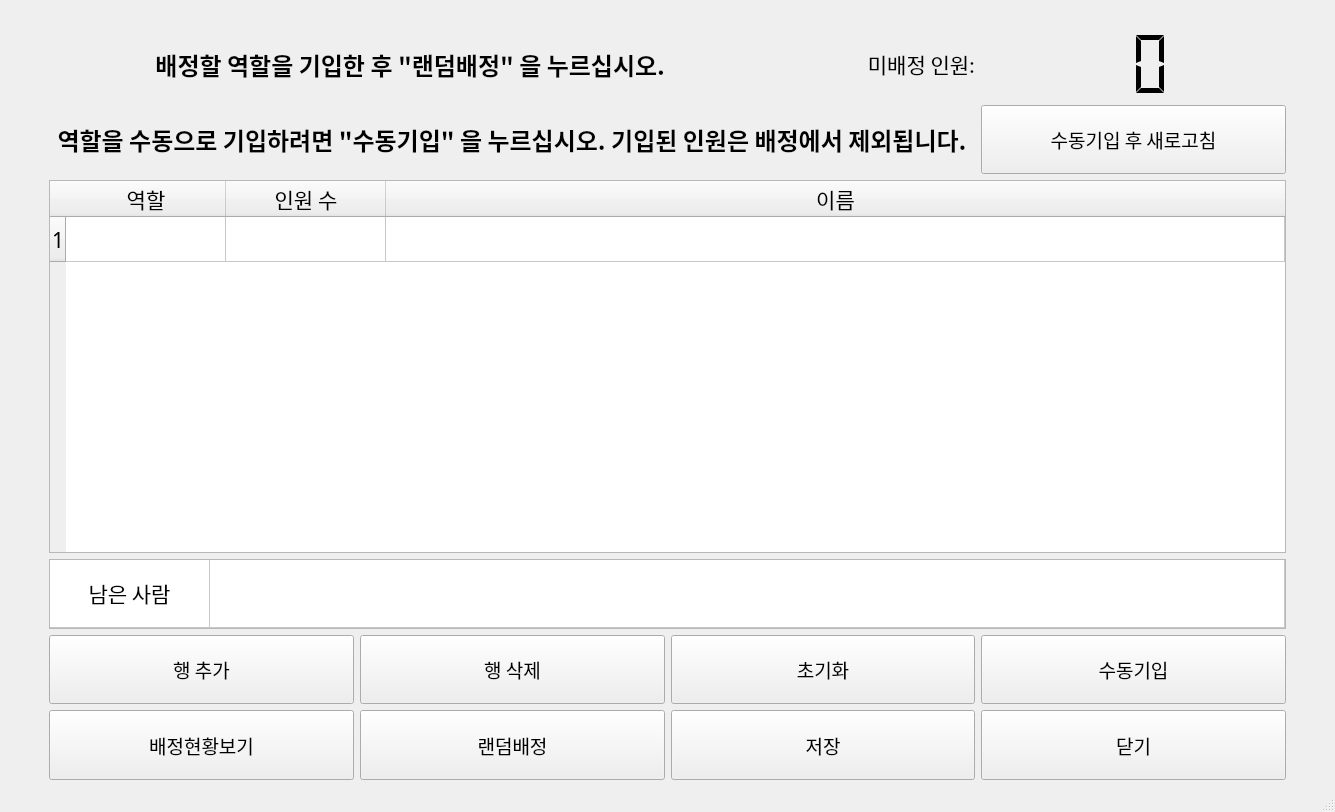
<?xml version="1.0" encoding="UTF-8"?>
<ui version="4.0">
 <class>MainWindow</class>
 <widget class="QMainWindow" name="MainWindow">
  <property name="geometry">
   <rect>
    <x>0</x>
    <y>0</y>
    <width>1335</width>
    <height>812</height>
   </rect>
  </property>
  <property name="font">
   <font>
    <family>맑은 고딕</family>
    <pointsize>10</pointsize>
   </font>
  </property>
  <property name="windowTitle">
   <string>학급랜덤추첨기 - 학급역할분담</string>
  </property>
  <widget class="QWidget" name="centralwidget">
   <layout class="QGridLayout" name="gridLayout_2">
    <item row="0" column="0">
     <layout class="QGridLayout" name="gridLayout">
      <item row="0" column="2">
       <spacer name="horizontalSpacer_6">
        <property name="orientation">
         <enum>Qt::Horizontal</enum>
        </property>
        <property name="sizeHint" stdset="0">
         <size>
          <width>40</width>
          <height>20</height>
         </size>
        </property>
       </spacer>
      </item>
      <item row="10" column="4">
       <widget class="QPushButton" name="Exit_Btn">
        <property name="sizePolicy">
         <sizepolicy hsizetype="Minimum" vsizetype="Minimum">
          <horstretch>0</horstretch>
          <verstretch>0</verstretch>
         </sizepolicy>
        </property>
        <property name="font">
         <font>
          <family>나눔스퀘어라운드 Regular</family>
          <pointsize>14</pointsize>
         </font>
        </property>
        <property name="text">
         <string>닫기</string>
        </property>
       </widget>
      </item>
      <item row="7" column="0">
       <spacer name="verticalSpacer">
        <property name="orientation">
         <enum>Qt::Vertical</enum>
        </property>
        <property name="sizeType">
         <enum>QSizePolicy::Minimum</enum>
        </property>
        <property name="sizeHint" stdset="0">
         <size>
          <width>20</width>
          <height>40</height>
         </size>
        </property>
       </spacer>
      </item>
      <item row="9" column="0">
       <spacer name="verticalSpacer_7">
        <property name="orientation">
         <enum>Qt::Vertical</enum>
        </property>
        <property name="sizeType">
         <enum>QSizePolicy::Minimum</enum>
        </property>
        <property name="sizeHint" stdset="0">
         <size>
          <width>20</width>
          <height>40</height>
         </size>
        </property>
       </spacer>
      </item>
      <item row="1" column="0">
       <spacer name="verticalSpacer_9">
        <property name="orientation">
         <enum>Qt::Vertical</enum>
        </property>
        <property name="sizeType">
         <enum>QSizePolicy::Minimum</enum>
        </property>
        <property name="sizeHint" stdset="0">
         <size>
          <width>20</width>
          <height>40</height>
         </size>
        </property>
       </spacer>
      </item>
      <item row="5" column="0">
       <spacer name="verticalSpacer_4">
        <property name="orientation">
         <enum>Qt::Vertical</enum>
        </property>
        <property name="sizeType">
         <enum>QSizePolicy::Minimum</enum>
        </property>
        <property name="sizeHint" stdset="0">
         <size>
          <width>20</width>
          <height>40</height>
         </size>
        </property>
       </spacer>
      </item>
      <item row="0" column="4">
       <spacer name="horizontalSpacer_3">
        <property name="orientation">
         <enum>Qt::Horizontal</enum>
        </property>
        <property name="sizeType">
         <enum>QSizePolicy::Expanding</enum>
        </property>
        <property name="sizeHint" stdset="0">
         <size>
          <width>40</width>
          <height>20</height>
         </size>
        </property>
       </spacer>
      </item>
      <item row="8" column="0">
       <spacer name="verticalSpacer_8">
        <property name="orientation">
         <enum>Qt::Vertical</enum>
        </property>
        <property name="sizeType">
         <enum>QSizePolicy::Minimum</enum>
        </property>
        <property name="sizeHint" stdset="0">
         <size>
          <width>20</width>
          <height>40</height>
         </size>
        </property>
       </spacer>
      </item>
      <item row="1" column="3">
       <widget class="QLabel" name="label">
        <property name="font">
         <font>
          <family>나눔스퀘어라운드 Bold</family>
          <pointsize>16</pointsize>
         </font>
        </property>
        <property name="text">
         <string>미배정 인원:</string>
        </property>
        <property name="alignment">
         <set>Qt::AlignRight|Qt::AlignTrailing|Qt::AlignVCenter</set>
        </property>
       </widget>
      </item>
      <item row="10" column="3">
       <widget class="QPushButton" name="Save_Btn">
        <property name="sizePolicy">
         <sizepolicy hsizetype="Minimum" vsizetype="Minimum">
          <horstretch>0</horstretch>
          <verstretch>0</verstretch>
         </sizepolicy>
        </property>
        <property name="font">
         <font>
          <family>나눔스퀘어라운드 Regular</family>
          <pointsize>14</pointsize>
         </font>
        </property>
        <property name="text">
         <string>저장</string>
        </property>
       </widget>
      </item>
      <item row="0" column="0">
       <spacer name="horizontalSpacer">
        <property name="orientation">
         <enum>Qt::Horizontal</enum>
        </property>
        <property name="sizeType">
         <enum>QSizePolicy::Maximum</enum>
        </property>
        <property name="sizeHint" stdset="0">
         <size>
          <width>40</width>
          <height>20</height>
         </size>
        </property>
       </spacer>
      </item>
      <item row="4" column="0">
       <spacer name="verticalSpacer_5">
        <property name="orientation">
         <enum>Qt::Vertical</enum>
        </property>
        <property name="sizeType">
         <enum>QSizePolicy::Minimum</enum>
        </property>
        <property name="sizeHint" stdset="0">
         <size>
          <width>20</width>
          <height>40</height>
         </size>
        </property>
       </spacer>
      </item>
      <item row="0" column="3">
       <spacer name="horizontalSpacer_7">
        <property name="orientation">
         <enum>Qt::Horizontal</enum>
        </property>
        <property name="sizeHint" stdset="0">
         <size>
          <width>40</width>
          <height>20</height>
         </size>
        </property>
       </spacer>
      </item>
      <item row="10" column="1">
       <widget class="QPushButton" name="Position_Status_Btn">
        <property name="sizePolicy">
         <sizepolicy hsizetype="Minimum" vsizetype="Minimum">
          <horstretch>0</horstretch>
          <verstretch>0</verstretch>
         </sizepolicy>
        </property>
        <property name="font">
         <font>
          <family>나눔스퀘어라운드 Regular</family>
          <pointsize>14</pointsize>
         </font>
        </property>
        <property name="text">
         <string>배정현황보기</string>
        </property>
       </widget>
      </item>
      <item row="9" column="2">
       <widget class="QPushButton" name="Del_Btn">
        <property name="sizePolicy">
         <sizepolicy hsizetype="Minimum" vsizetype="Minimum">
          <horstretch>0</horstretch>
          <verstretch>0</verstretch>
         </sizepolicy>
        </property>
        <property name="font">
         <font>
          <family>나눔스퀘어라운드 Regular</family>
          <pointsize>14</pointsize>
         </font>
        </property>
        <property name="text">
         <string>행 삭제</string>
        </property>
       </widget>
      </item>
      <item row="0" column="1">
       <spacer name="horizontalSpacer_5">
        <property name="orientation">
         <enum>Qt::Horizontal</enum>
        </property>
        <property name="sizeHint" stdset="0">
         <size>
          <width>40</width>
          <height>20</height>
         </size>
        </property>
       </spacer>
      </item>
      <item row="3" column="0">
       <spacer name="verticalSpacer_3">
        <property name="orientation">
         <enum>Qt::Vertical</enum>
        </property>
        <property name="sizeType">
         <enum>QSizePolicy::Minimum</enum>
        </property>
        <property name="sizeHint" stdset="0">
         <size>
          <width>20</width>
          <height>40</height>
         </size>
        </property>
       </spacer>
      </item>
      <item row="6" column="0">
       <spacer name="verticalSpacer_6">
        <property name="orientation">
         <enum>Qt::Vertical</enum>
        </property>
        <property name="sizeType">
         <enum>QSizePolicy::Minimum</enum>
        </property>
        <property name="sizeHint" stdset="0">
         <size>
          <width>20</width>
          <height>40</height>
         </size>
        </property>
       </spacer>
      </item>
      <item row="9" column="1">
       <widget class="QPushButton" name="Add_Btn">
        <property name="sizePolicy">
         <sizepolicy hsizetype="Minimum" vsizetype="Minimum">
          <horstretch>0</horstretch>
          <verstretch>0</verstretch>
         </sizepolicy>
        </property>
        <property name="font">
         <font>
          <family>나눔스퀘어라운드 Regular</family>
          <pointsize>14</pointsize>
         </font>
        </property>
        <property name="text">
         <string>행 추가</string>
        </property>
       </widget>
      </item>
      <item row="9" column="3">
       <widget class="QPushButton" name="Reset_Btn">
        <property name="sizePolicy">
         <sizepolicy hsizetype="Minimum" vsizetype="Minimum">
          <horstretch>0</horstretch>
          <verstretch>0</verstretch>
         </sizepolicy>
        </property>
        <property name="font">
         <font>
          <family>나눔스퀘어라운드 Regular</family>
          <pointsize>14</pointsize>
         </font>
        </property>
        <property name="text">
         <string>초기화</string>
        </property>
       </widget>
      </item>
      <item row="0" column="5">
       <spacer name="horizontalSpacer_2">
        <property name="orientation">
         <enum>Qt::Horizontal</enum>
        </property>
        <property name="sizeType">
         <enum>QSizePolicy::Maximum</enum>
        </property>
        <property name="sizeHint" stdset="0">
         <size>
          <width>40</width>
          <height>20</height>
         </size>
        </property>
       </spacer>
      </item>
      <item row="1" column="4">
       <widget class="QLCDNumber" name="None_LCD">
        <property name="frameShape">
         <enum>QFrame::NoFrame</enum>
        </property>
        <property name="frameShadow">
         <enum>QFrame::Raised</enum>
        </property>
        <property name="digitCount">
         <number>2</number>
        </property>
        <property name="segmentStyle">
         <enum>QLCDNumber::Flat</enum>
        </property>
       </widget>
      </item>
      <item row="1" column="1" colspan="2">
       <widget class="QLabel" name="Warning">
        <property name="font">
         <font>
          <family>나눔스퀘어라운드 Bold</family>
          <pointsize>18</pointsize>
          <weight>75</weight>
          <bold>true</bold>
         </font>
        </property>
        <property name="text">
         <string>배정할 역할을 기입한 후 &quot;랜덤배정&quot; 을 누르십시오.</string>
        </property>
        <property name="alignment">
         <set>Qt::AlignRight|Qt::AlignTrailing|Qt::AlignVCenter</set>
        </property>
        <property name="wordWrap">
         <bool>false</bool>
        </property>
        <property name="margin">
         <number>20</number>
        </property>
       </widget>
      </item>
      <item row="2" column="0">
       <spacer name="verticalSpacer_2">
        <property name="orientation">
         <enum>Qt::Vertical</enum>
        </property>
        <property name="sizeType">
         <enum>QSizePolicy::Minimum</enum>
        </property>
        <property name="sizeHint" stdset="0">
         <size>
          <width>20</width>
          <height>40</height>
         </size>
        </property>
       </spacer>
      </item>
      <item row="10" column="2">
       <widget class="QPushButton" name="Random_Btn">
        <property name="sizePolicy">
         <sizepolicy hsizetype="Minimum" vsizetype="Minimum">
          <horstretch>0</horstretch>
          <verstretch>0</verstretch>
         </sizepolicy>
        </property>
        <property name="font">
         <font>
          <family>나눔스퀘어라운드 Regular</family>
          <pointsize>14</pointsize>
         </font>
        </property>
        <property name="text">
         <string>랜덤배정</string>
        </property>
       </widget>
      </item>
      <item row="2" column="1" colspan="3">
       <widget class="QLabel" name="Warning_2">
        <property name="font">
         <font>
          <family>나눔스퀘어라운드 Bold</family>
          <pointsize>18</pointsize>
          <weight>75</weight>
          <bold>true</bold>
         </font>
        </property>
        <property name="text">
         <string>역할을 수동으로 기입하려면 &quot;수동기입&quot; 을 누르십시오. 기입된 인원은 배정에서 제외됩니다.</string>
        </property>
        <property name="alignment">
         <set>Qt::AlignCenter</set>
        </property>
        <property name="wordWrap">
         <bool>false</bool>
        </property>
        <property name="margin">
         <number>20</number>
        </property>
       </widget>
      </item>
      <item row="9" column="4">
       <widget class="QPushButton" name="ManualWrite_Btn">
        <property name="sizePolicy">
         <sizepolicy hsizetype="Minimum" vsizetype="Minimum">
          <horstretch>0</horstretch>
          <verstretch>0</verstretch>
         </sizepolicy>
        </property>
        <property name="font">
         <font>
          <family>나눔스퀘어라운드 Regular</family>
          <pointsize>14</pointsize>
         </font>
        </property>
        <property name="text">
         <string>수동기입</string>
        </property>
       </widget>
      </item>
      <item row="3" column="1" rowspan="5" colspan="4">
       <widget class="QTableWidget" name="Member_Table">
        <property name="sizePolicy">
         <sizepolicy hsizetype="Minimum" vsizetype="MinimumExpanding">
          <horstretch>0</horstretch>
          <verstretch>0</verstretch>
         </sizepolicy>
        </property>
        <property name="font">
         <font>
          <family>나눔스퀘어라운드 Regular</family>
          <pointsize>16</pointsize>
         </font>
        </property>
        <property name="frameShadow">
         <enum>QFrame::Sunken</enum>
        </property>
        <property name="dragDropOverwriteMode">
         <bool>false</bool>
        </property>
        <property name="gridStyle">
         <enum>Qt::SolidLine</enum>
        </property>
        <attribute name="horizontalHeaderDefaultSectionSize">
         <number>160</number>
        </attribute>
        <attribute name="horizontalHeaderStretchLastSection">
         <bool>true</bool>
        </attribute>
        <attribute name="verticalHeaderDefaultSectionSize">
         <number>45</number>
        </attribute>
        <row/>
        <column>
         <property name="text">
          <string>역할</string>
         </property>
         <property name="font">
          <font>
           <family>나눔스퀘어라운드 Bold</family>
           <pointsize>16</pointsize>
           <weight>50</weight>
           <bold>false</bold>
          </font>
         </property>
         <property name="textAlignment">
          <set>AlignCenter</set>
         </property>
        </column>
        <column>
         <property name="text">
          <string>인원 수</string>
         </property>
         <property name="font">
          <font>
           <family>나눔스퀘어라운드 Bold</family>
           <pointsize>16</pointsize>
          </font>
         </property>
         <property name="textAlignment">
          <set>AlignCenter</set>
         </property>
        </column>
        <column>
         <property name="text">
          <string>이름</string>
         </property>
         <property name="font">
          <font>
           <family>나눔스퀘어라운드 Bold</family>
           <pointsize>16</pointsize>
           <weight>50</weight>
           <bold>false</bold>
          </font>
         </property>
         <property name="textAlignment">
          <set>AlignCenter</set>
         </property>
        </column>
       </widget>
      </item>
      <item row="8" column="1" colspan="4">
       <widget class="QTableWidget" name="Left_Table">
        <property name="sizePolicy">
         <sizepolicy hsizetype="Minimum" vsizetype="Ignored">
          <horstretch>0</horstretch>
          <verstretch>0</verstretch>
         </sizepolicy>
        </property>
        <property name="font">
         <font>
          <family>나눔스퀘어라운드 Regular</family>
          <pointsize>16</pointsize>
         </font>
        </property>
        <property name="frameShadow">
         <enum>QFrame::Sunken</enum>
        </property>
        <property name="editTriggers">
         <set>QAbstractItemView::NoEditTriggers</set>
        </property>
        <property name="tabKeyNavigation">
         <bool>true</bool>
        </property>
        <property name="dragDropOverwriteMode">
         <bool>false</bool>
        </property>
        <property name="selectionMode">
         <enum>QAbstractItemView::NoSelection</enum>
        </property>
        <property name="gridStyle">
         <enum>Qt::SolidLine</enum>
        </property>
        <property name="columnCount">
         <number>2</number>
        </property>
        <attribute name="horizontalHeaderVisible">
         <bool>false</bool>
        </attribute>
        <attribute name="horizontalHeaderDefaultSectionSize">
         <number>160</number>
        </attribute>
        <attribute name="horizontalHeaderStretchLastSection">
         <bool>true</bool>
        </attribute>
        <attribute name="verticalHeaderVisible">
         <bool>false</bool>
        </attribute>
        <attribute name="verticalHeaderDefaultSectionSize">
         <number>45</number>
        </attribute>
        <attribute name="verticalHeaderHighlightSections">
         <bool>false</bool>
        </attribute>
        <attribute name="verticalHeaderStretchLastSection">
         <bool>true</bool>
        </attribute>
        <row/>
        <column>
         <property name="text">
          <string>남은 사람</string>
         </property>
        </column>
        <column>
         <property name="text">
          <string>이름</string>
         </property>
        </column>
        <item row="0" column="0">
         <property name="text">
          <string>남은 사람</string>
         </property>
         <property name="font">
          <font>
           <family>나눔스퀘어라운드 Bold</family>
           <pointsize>16</pointsize>
          </font>
         </property>
         <property name="textAlignment">
          <set>AlignCenter</set>
         </property>
        </item>
       </widget>
      </item>
      <item row="2" column="4">
       <widget class="QPushButton" name="Refresh_Btn">
        <property name="sizePolicy">
         <sizepolicy hsizetype="Minimum" vsizetype="Minimum">
          <horstretch>0</horstretch>
          <verstretch>0</verstretch>
         </sizepolicy>
        </property>
        <property name="font">
         <font>
          <family>나눔스퀘어라운드 Regular</family>
          <pointsize>14</pointsize>
         </font>
        </property>
        <property name="text">
         <string>수동기입 후 새로고침</string>
        </property>
       </widget>
      </item>
     </layout>
    </item>
   </layout>
  </widget>
  <widget class="QStatusBar" name="statusbar"/>
 </widget>
 <resources/>
 <connections/>
</ui>
